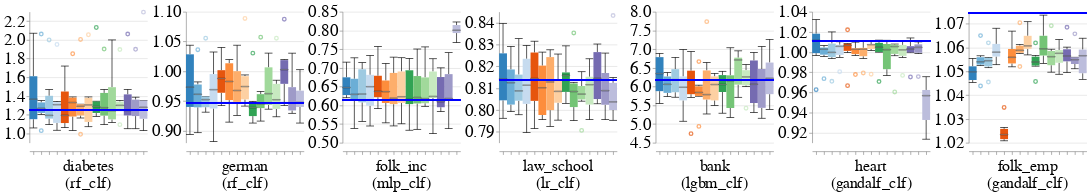

Notebook code cell kept with this figure:
### Code cell
create_bar_charts_for_diff_imputers_and_datasets(train_injection_scenario='MNAR3',
                                                test_injection_scenario='MNAR3',
                                                dataset_to_group=DATASETS_SENSITIVE_ATTRS,
                                                metric_name='Disparate_Impact',
                                                db_client=db_client)

### Figure 1 — Vega-Lite specification as saved in the notebook (floating-point values rounded to 4 significant figures; data arrays with more than 128 entries replaced by an {"elided": "..."} marker saying what was removed)
{"config": {"view": {"continuousWidth": 400, "continuousHeight": 300, "stroke": null}, "axis": {"labelFontSize": 26, "labelFontWeight": "normal", "titleFontSize": 28, "titleFontWeight": "normal"}, "facet": {"spacing": 5}, "header": {"labelFontSize": 24, "labelOrient": "bottom", "labelPadding": 5, "titleFontSize": 28}, "legend": {"columns": 4, "direction": "horizontal", "labelFontSize": 32, "labelLimit": 400, "orient": "top", "symbolOffset": 130, "symbolStrokeWidth": 10, "titleAnchor": "middle", "titleFontSize": 34, "titleLimit": 300}, "title": {"fontSize": 28}}, "data": {"name": "data-f160137a1564565792e32505f96f9572"}, "facet": {"column": {"field": "Dataset_Name_With_Model_Name", "sort": {"field": "Dataset_Sequence_Number", "order": "ascending"}, "title": null, "type": "nominal"}}, "spec": {"layer": [{"mark": {"type": "boxplot", "median": {"stroke": "black", "strokeWidth": 0.7}, "size": 12, "ticks": true}, "encoding": {"color": {"field": "Null_Imputer_Name", "legend": null, "scale": {"scheme": "category20c"}, "sort": ["deletion", "median-mode", "median-dummy", "miss_forest", "k_means_clustering", "datawig", "automl", "nomi", "tdm", "edit_gain", "gain", "hivae", "notmiwae", "mnar_pvae"], "title": null, "type": "nominal"}, "x": {"axis": {"labels": false}, "field": "Null_Imputer_Name", "sort": ["deletion", "median-mode", "median-dummy", "miss_forest", "k_means_clustering", "datawig", "automl", "nomi", "tdm", "edit_gain", "gain", "hivae", "notmiwae", "mnar_pvae"], "title": null, "type": "nominal"}, "y": {"field": "Metric_Value", "scale": {"zero": false}, "title": null, "type": "quantitative"}}}, {"mark": "rule", "encoding": {"color": {"value": "blue"}, "size": {"value": 2}, "y": {"field": "Baseline_Median", "type": "quantitative"}}}], "height": 200, "width": 180}, "resolve": {"scale": {"y": "independent"}}, "$schema": "https://vega.github.io/schema/vega-lite/v4.17.0.json", "datasets": {"data-f160137a1564565792e32505f96f9572": {"elided": "630 records"}}}
